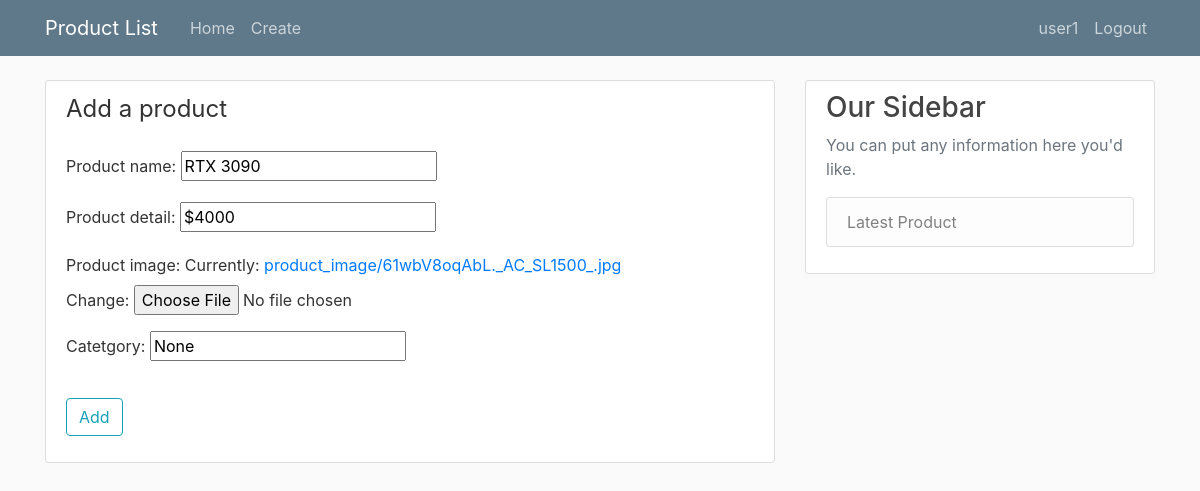
/productapp/product/5/update/ (signed in), run on the app's committed database.
### productapp/models.py (models this page shows, shortened)
class product(models.Model):
	product_id=models.AutoField(primary_key = True)
	product_name=models.CharField(max_length=100)
	date_created=models.DateTimeField(auto_now_add=True)
	product_detail=models.CharField(max_length=9999, default="")
	seller=models.ForeignKey(User, on_delete=models.CASCADE)
	product_image=models.ImageField(default="default.jpg", upload_to="product_image")
	catetgory = models.CharField(max_length=999, default="None")

### productapp/views.py (the view, shortened to what this page needs)
# urls.py: path("product/<int:pk>/update/", ProductUpdateView.as_view(), name="product-update"),
class ProductUpdateView(LoginRequiredMixin, UserPassesTestMixin, UpdateView):
	model = product
	template_name = "productapp/product_create.html"
	fields = ["product_name", "product_detail", "product_image", "catetgory" ]
	def test_func(self):
		product=self.get_object()
		if self.request.user == product.seller:
			return True
		return False

### productapp/templates/productapp/product_create.html (shortened to what this page needs)
{% extends "productapp/base.html" %}
{% block content %}
 <form method="post" enctype="multipart/form-data">
  <div class="content-section">
    <form method="POST">
      <fieldset class="form-group">
        <legend class="border-bttom mb-4">Add a product</legend>
        {{ form.as_p }}
      </fieldset>
      <div class="form-group">
        <button class="btn btn-outline-info" type="submit"> Add</button>
      </div>
    </form>
  </div>
{% endblock content %}

### productapp/templates/productapp/base.html (shortened to what this page needs)
{% load static %}
<!DOCTYPE html>
<html lang="en">
<head>
  <link rel="stylesheet" href="https://maxcdn.bootstrapcdn.com/bootstrap/4.0.0/css/bootstrap.min.css">
  <link rel="stylesheet" type="text/css" href="{% static 'productapp/main.css' %}">
</head>
<body>
  <header class="site-header">
      <nav class="navbar navbar-expand-md navbar-dark bg-steel fixed-top">
        <div class="container">
          <a class="navbar-brand mr-4" href="{% url 'product-home' %}">Product List</a>
          <div class="collapse navbar-collapse" id="navbarToggle">
            <div class="navbar-nav mr-auto">
              <a class="nav-item nav-link" href="{% url 'product-home' %}">Home</a>
              <a class="nav-item nav-link" href="{% url 'product-create' %}">Create</a>
            </div>
            <div class="navbar-nav">
              {% if user.is_authenticated %}
                <a class="nav-item nav-link"> {{ user.username }}</a>
                <a class="nav-item nav-link" href="{% url 'logout' %}">Logout</a>
              {% else %}
                <a class="nav-item nav-link" href="{% url 'login' %}">Login</a>
                <a class="nav-item nav-link" href="{% url 'register' %}">Register</a>
              {% endif %}
            </div>
          </div>
        </div>
      </nav>
    </header>
    <main role="main" class="container">
      <div class="row">
        <div class="col-md-8">
          {% block content %}{% endblock %}
        </div>
        <div class="col-md-4">
          <div class="content-section">
            <h3>Our Sidebar</h3>
            <p class='text-muted'>You can put any information here you'd like.
              <ul class="list-group">
                <li class="list-group-item list-group-item-light">Latest Product</li>
              </ul>
            </p>
          </div>
        </div>
      </div>
    </main>
</body>
</html>

### productapp/static/productapp/main.css (style rules this page uses)
body { background: #fafafa; color: #333333; margin-top: 5rem; }
h1, h2, h3, h4, h5, h6 { color: #444444; }
ul { margin: 0; }
.bg-steel { background-color: #5f788a; }
.site-header .navbar-nav .nav-link { color: #cbd5db; }
.content-section { background: #ffffff; padding: 10px 20px; border: 1px solid #dddddd; border-radius: 3px; margin-bottom: 20px; }

### data on the page
product: product_name "RTX 3090", product_detail "$4000", catetgory "None"

### other printed values
{{ user.username }} "user1"
